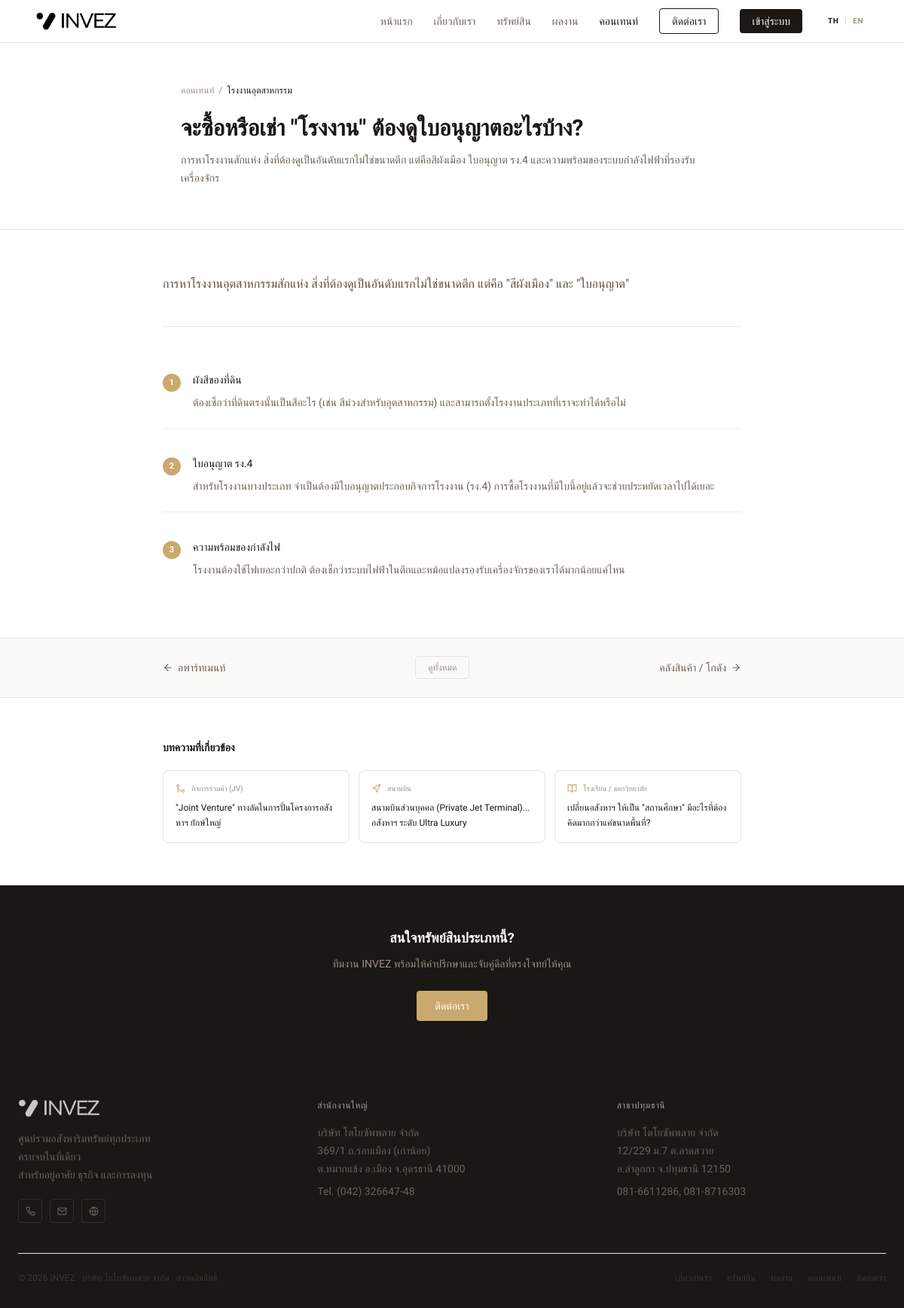
The page /article.php?id=6 on the database its author committed.
### tables this page shows
CREATE TABLE IF NOT EXISTS `articles` (
  `id`         INT AUTO_INCREMENT PRIMARY KEY,
  `icon`       VARCHAR(50)  DEFAULT 'file-text',
  `category`   VARCHAR(100) NOT NULL,
  `title`      VARCHAR(255) NOT NULL,
  `excerpt`    TEXT         DEFAULT NULL,
  `intro`      TEXT         DEFAULT NULL,
  `points`     JSON         DEFAULT NULL,
  `is_active`  TINYINT(1)   DEFAULT 1,
  `created_at` TIMESTAMP DEFAULT CURRENT_TIMESTAMP,
  `updated_at` TIMESTAMP DEFAULT CURRENT_TIMESTAMP ON UPDATE CURRENT_TIMESTAMP
);

### config/lang.php (called while the page is built, shortened)
<?php
function lang(): string { return $_SESSION['lang'] ?? 'th'; }
function is_en(): bool  { return lang() === 'en'; }
function t(string $th, string $en): string {
    return is_en() ? $en : $th;
}
function tf(array $row, string $field): string {
    return (string)($row[$field] ?? '');
}

### config/db.php (called while the page is built, shortened)
<?php
function db(): PDO {
    static $pdo = null;
    if ($pdo === null) {
        try {
            $pdo = new PDO(
                'mysql:host=' . DB_HOST . ';dbname=' . DB_NAME . ';charset=' . DB_CHARSET,
                DB_USER,
                DB_PASS,
                [
                    PDO::ATTR_ERRMODE            => PDO::ERRMODE_EXCEPTION,
                    PDO::ATTR_DEFAULT_FETCH_MODE  => PDO::FETCH_ASSOC,
                    PDO::ATTR_EMULATE_PREPARES    => false,
                ]
            );
        } catch (PDOException $e) {
            error_log('DB connection failed: ' . $e->getMessage());
            die('ไม่สามารถเชื่อมต่อฐานข้อมูลได้ กรุณาติดต่อผู้ดูแลระบบ');
        }
    }
    return $pdo;
}

### article.php (the view, shortened to what this page needs)
<?php
require_once('config/lang.php');
require_once('config/db.php');
$id = isset($_GET['id']) ? (int)$_GET['id'] : 0;
$stmt = db()->prepare('SELECT * FROM articles WHERE id = ? AND is_active = 1');
$stmt->execute([$id]);
$article = $stmt->fetch();
$article['points']    = json_decode($article['points'], true) ?? [];
$article['points_en'] = json_decode($article['points_en'], true) ?? [];
$display_points = (is_en() && !empty($article['points_en'])) ? $article['points_en'] : $article['points'];
$prev_stmt = db()->prepare('SELECT id, category FROM articles WHERE id < ? AND is_active = 1 ORDER BY id DESC LIMIT 1');
$prev_stmt->execute([$id]);
$prev = $prev_stmt->fetch() ?: null;
$next_stmt = db()->prepare('SELECT id, category FROM articles WHERE id > ? AND is_active = 1 ORDER BY id ASC LIMIT 1');
$next_stmt->execute([$id]);
$next = $next_stmt->fetch() ?: null;
$rel_stmt = db()->prepare('SELECT id, icon, category, title FROM articles WHERE id != ? AND is_active = 1 ORDER BY RAND() LIMIT 3');
$rel_stmt->execute([$id]);
$related = $rel_stmt->fetchAll();
?>
<!DOCTYPE html>
<html lang="<?= lang() ?>">
<head>
    <script src="https://cdn.tailwindcss.com"></script>
    <link rel="stylesheet" href="assets/css/style.css">
</head>
<body class="bg-white text-[#1a1714]">
    <?php include('components/navbar.php'); ?>
    <section class="pt-14 bg-white border-b border-[#e8e4df]">
        <div class="max-w-3xl mx-auto px-6 py-10 md:py-14">
            <nav class="flex items-center gap-1.5 text-xs text-[#9d8f82] mb-6" aria-label="breadcrumb">
                <a href="/content" class="hover:text-[#1a1714] transition-colors"><?= t('คอนเทนท์','Content') ?></a>
                <span>/</span>
                <span class="text-[#1a1714]"><?= htmlspecialchars($article['category']) ?></span>
            </nav>
            <div class="fade-up">
                <h1 class="text-2xl md:text-3xl font-semibold text-[#1a1714] leading-snug mb-3">
                    <?= htmlspecialchars(tf($article, 'title')) ?>
                </h1>
                <?php if (!empty($article['excerpt'])): ?>
                <p class="text-[#6b5f52] text-sm leading-6"><?= htmlspecialchars(tf($article, 'excerpt')) ?></p>
                <?php endif; ?>
            </div>
        </div>
    </section>
    <section class="py-10 md:py-14 px-6 bg-white">
        <div class="max-w-3xl mx-auto">
            <?php if (!empty($article['intro'])): ?>
            <div class="mb-10 pb-10 border-b border-[#e8e4df]">
                <p class="text-[#5a4e42] text-base leading-8">
                    <?= htmlspecialchars(tf($article, 'intro')) ?>
                </p>
            </div>
            <?php endif; ?>
            <?php if (!empty($display_points)): ?>
            <div class="space-y-4">
                <?php foreach ($display_points as $i => $point): ?>
                <div class="flex gap-4 items-start py-5 border-b border-[#f0ebe3] last:border-0">
                    <span class="w-6 h-6 rounded-full bg-[#c9a96e] text-white flex items-center justify-center text-[11px] font-semibold flex-shrink-0 mt-0.5"><?= $i + 1 ?></span>
                    <div class="flex-1 min-w-0">
                        <h2 class="font-medium text-[#1a1714] mb-1.5 text-sm">
                            <?= htmlspecialchars($point['label']) ?>
                        </h2>
                        <p class="text-[#6b5f52] leading-7 text-sm">
                            <?= htmlspecialchars($point['detail']) ?>
                        </p>
                    </div>
                </div>
                <?php endforeach; ?>
            </div>
            <?php endif; ?>
        </div>
    </section>
    <section class="py-6 px-6 bg-[#fafaf8] border-t border-[#e8e4df]">
        <div class="max-w-3xl mx-auto flex items-center justify-between gap-4">
            <?php if ($prev): ?>
            <a href="/article/<?= $prev['id'] ?>"
                class="flex items-center gap-1.5 text-[#6b5f52] hover:text-[#1a1714] transition-colors duration-150 text-sm max-w-[45%]">
                <i data-feather="arrow-left" style="width:14px;height:14px;" class="flex-shrink-0"></i>
                <span class="line-clamp-1"><?= htmlspecialchars($prev['category']) ?></span>
            </a>
            <?php else: ?>
            <div></div>
            <?php endif; ?>
            <a href="/content"
                class="flex-shrink-0 text-xs text-[#9d8f82] hover:text-[#1a1714] transition-colors duration-150 border border-[#e8e4df] hover:border-[#1a1714] px-4 py-1.5 rounded">
                <?= t('ดูทั้งหมด','View All') ?>
            </a>
            <?php if ($next): ?>
            <a href="/article/<?= $next['id'] ?>"
                class="flex items-center gap-1.5 text-[#6b5f52] hover:text-[#1a1714] transition-colors duration-150 text-sm max-w-[45%] justify-end text-right">
                <span class="line-clamp-1"><?= htmlspecialchars($next['category']) ?></span>
                <i data-feather="arrow-right" style="width:14px;height:14px;" class="flex-shrink-0"></i>
            </a>
            <?php else: ?>
            <div></div>
            <?php endif; ?>
        </div>
    </section>
    <section class="py-10 md:py-14 px-6 bg-white border-t border-[#e8e4df]">
        <div class="max-w-3xl mx-auto">
            <h2 class="text-sm font-semibold text-[#1a1714] mb-5"><?= t('บทความที่เกี่ยวข้อง','Related Articles') ?></h2>
            <div class="grid sm:grid-cols-3 gap-3">
                <?php foreach ($related as $r): ?>
                <a href="/article/<?= $r['id'] ?>"
                    class="border border-[#e8e4df] rounded-lg p-4 hover:border-[#c9a96e] transition-colors duration-150 flex flex-col gap-2">
                    <div class="flex items-center gap-2">
                        <i data-feather="<?= htmlspecialchars($r['icon']) ?>" style="width:13px;height:13px;color:#c9a96e;flex-shrink:0;"></i>
                        <span class="text-[10px] text-[#9d8f82] truncate">
                            <?= htmlspecialchars($r['category']) ?>
                        </span>
                    </div>
                    <h3 class="text-xs font-medium text-[#1a1714] leading-5 line-clamp-3">
                        <?= htmlspecialchars($r['title']) ?>
                    </h3>
                </a>
                <?php endforeach; ?>
            </div>
        </div>
    </section>
    <section class="py-14 px-6 bg-[#1a1714]">
        <div class="max-w-2xl mx-auto text-center">
            <h2 class="text-lg font-semibold text-white mb-2"><?= t('สนใจทรัพย์สินประเภทนี้?','Interested in This Property Type?') ?></h2>
            <p class="text-[#9d8f82] text-sm leading-6 mb-6"><?= t('ทีมงาน INVEZ พร้อมให้คำปรึกษาและจับคู่ดีลที่ตรงโจทย์ให้คุณ','The INVEZ team is ready to advise and match the right deal for you.') ?></p>
            <a href="/contact"
                class="inline-flex items-center gap-2 bg-[#c9a96e] text-white px-6 py-2.5 rounded text-sm font-medium hover:bg-[#b8965e] transition-colors duration-150">
                <?= t('ติดต่อเรา','Contact Us') ?>
            </a>
        </div>
    </section>
    <?php include('components/footer.php'); ?>
</body>
</html>

### assets/css/style.css (style rules this page uses)
body { font-family: "Prompt", sans-serif; }
.fade-up { opacity: 0; transform: translateY(10px); transition: opacity 0.45s ease, transform 0.45s ease; }
.fade-up.show { opacity: 1; transform: translateY(0); }
svg { width: 18px; height: 18px; }

### rows shown on the page
articles: category "โรงงานอุตสาหกรรม", title "จะซื้อหรือเช่า \"โรงงาน\" ต้องดูใบอนุญาตอะไรบ้าง?", excerpt "การหาโรงงานสักแห่ง สิ่งที่ต้องดูเป็นอันดับแรกไม่ใช่ขนาดตึก แต่คือสีผังเมือง ใบอนุญาต รง.4 และความพร้อมของระบบกำลังไฟฟ้าที่รองรับเครื่องจักร", intro "การหาโรงงานอุตสาหกรรมสักแห่ง สิ่งที่ต้องดูเป็นอันดับแรกไม่ใช่ขนาดตึก แต่คือ \"สีผังเมือง\" และ \"ใบอนุญาต\""
articles: category "อพาร์ทเมนท์"
articles: category "คลังสินค้า / โกดัง"
articles: category "กิจการร่วมค้า (JV)", title "\"Joint Venture\" ทางลัดในการปั้นโครงการอสังหาฯ ยักษ์ใหญ่"
articles: category "สนามบิน", title "สนามบินส่วนบุคคล (Private Jet Terminal)... อสังหาฯ ระดับ Ultra Luxury"
articles: category "โรงเรียน / มหาวิทยาลัย", title "เปลี่ยนอสังหาฯ ให้เป็น \"สถานศึกษา\" มีอะไรที่ต้องคิดมากกว่าแค่ขนาดพื้นที่?"

### other values the page prints
t('หน้าแรก','Home') "หน้าแรก"
t('เกี่ยวกับเรา','About') "เกี่ยวกับเรา"
t('ทรัพย์สิน','Properties') "ทรัพย์สิน"
t('ผลงาน','Portfolio') "ผลงาน"
t('คอนเทนท์','Content') "คอนเทนท์"
t('ติดต่อเรา','Contact') "ติดต่อเรา"
t('เข้าสู่ระบบ','Login') "เข้าสู่ระบบ"
$point['label'] "ผังสีของที่ดิน"
$point['detail'] "ต้องเช็กว่าที่ดินตรงนั้นเป็นสีอะไร (เช่น สีม่วงสำหรับอุตสาหกรรม) และสามารถตั้งโรงงานประเภทที่เราจะทำได้หรือไม่"
$point['label'] "ใบอนุญาต รง.4"
$point['detail'] "สำหรับโรงงานบางประเภท จำเป็นต้องมีใบอนุญาตประกอบกิจการโรงงาน (รง.4) การซื้อโรงงานที่มีใบนี้อยู่แล้วจะช่วยประหยัดเวลาไปได้เยอะ"
$point['label'] "ความพร้อมของกำลังไฟ"
$point['detail'] "โรงงานต้องใช้ไฟเยอะกว่าปกติ ต้องเช็กว่าระบบไฟฟ้าในตึกและหม้อแปลงรองรับเครื่องจักรของเราได้มากน้อยแค่ไหน"
t('ดูทั้งหมด','View All') "ดูทั้งหมด"
t('บทความที่เกี่ยวข้อง','Related Articles') "บทความที่เกี่ยวข้อง"
